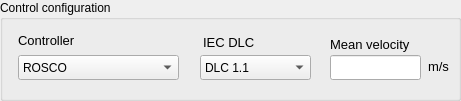
    <widget class="QGroupBox" name="ecuGroupBox_8">
     <property name="geometry">
      <rect>
       <x>10</x>
       <y>470</y>
       <width>461</width>
       <height>101</height>
      </rect>
     </property>
     <property name="title">
      <string>Control configuration</string>
     </property>
     <widget class="QLabel" name="label_52">
      <property name="geometry">
       <rect>
        <x>18</x>
        <y>30</y>
        <width>71</width>
        <height>21</height>
       </rect>
      </property>
      <property name="font">
       <font>
        <pointsize>10</pointsize>
        <weight>50</weight>
        <bold>false</bold>
       </font>
      </property>
      <property name="text">
       <string>Controller</string>
      </property>
     </widget>
     <widget class="QComboBox" name="comboBox_10">
      <property name="geometry">
       <rect>
        <x>18</x>
        <y>55</y>
        <width>161</width>
        <height>25</height>
       </rect>
      </property>
      <item>
       <property name="text">
        <string>ROSCO</string>
       </property>
      </item>
      <item>
       <property name="text">
        <string>ROSCO_Adv (Hinf_RefGov)</string>
       </property>
      </item>
     </widget>
     <widget class="QLabel" name="label_10">
      <property name="geometry">
       <rect>
        <x>203</x>
        <y>34</y>
        <width>60</width>
        <height>16</height>
       </rect>
      </property>
      <property name="font">
       <font>
        <pointsize>10</pointsize>
        <weight>50</weight>
        <bold>false</bold>
       </font>
      </property>
      <property name="text">
       <string>IEC DLC</string>
      </property>
     </widget>
     <widget class="QComboBox" name="comboBox">
      <property name="geometry">
       <rect>
        <x>200</x>
        <y>55</y>
        <width>111</width>
        <height>25</height>
       </rect>
      </property>
      <item>
       <property name="text">
        <string>DLC 1.1</string>
       </property>
      </item>
      <item>
       <property name="text">
        <string>DLC 1.2</string>
       </property>
      </item>
      <item>
       <property name="text">
        <string>DLC 1.3</string>
       </property>
      </item>
      <item>
       <property name="text">
        <string>DLC 1.4</string>
       </property>
      </item>
      <item>
       <property name="text">
        <string>DLC 1.5</string>
       </property>
      </item>
      <item>
       <property name="text">
        <string>DLC 6.1</string>
       </property>
      </item>
      <item>
       <property name="text">
        <string>DLC 6.2</string>
       </property>
      </item>
      <item>
       <property name="text">
        <string>DLC 6.3</string>
       </property>
      </item>
      <item>
       <property name="text">
        <string>DLC 6.4</string>
       </property>
      </item>
     </widget>
     <widget class="QLabel" name="label_11">
      <property name="geometry">
       <rect>
        <x>330</x>
        <y>36</y>
        <width>91</width>
        <height>16</height>
       </rect>
      </property>
      <property name="font">
       <font>
        <pointsize>10</pointsize>
        <weight>50</weight>
        <bold>false</bold>
       </font>
      </property>
      <property name="text">
       <string>Mean velocity</string>
      </property>
     </widget>
     <widget class="QLineEdit" name="lineEdit_52">
      <property name="geometry">
       <rect>
        <x>330</x>
        <y>55</y>
        <width>91</width>
        <height>25</height>
       </rect>
      </property>
     </widget>
     <widget class="QLabel" name="label_12">
      <property name="geometry">
       <rect>
        <x>428</x>
        <y>58</y>
        <width>31</width>
        <height>16</height>
       </rect>
      </property>
      <property name="font">
       <font>
        <pointsize>10</pointsize>
        <weight>50</weight>
        <bold>false</bold>
       </font>
      </property>
      <property name="text">
       <string>m/s</string>
      </property>
     </widget>
    </widget>
